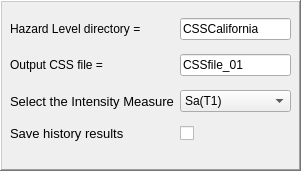
      <widget class="QFrame" name="frame_3">
       <property name="geometry">
        <rect>
         <x>370</x>
         <y>280</y>
         <width>301</width>
         <height>171</height>
        </rect>
       </property>
       <property name="frameShape">
        <enum>QFrame::WinPanel</enum>
       </property>
       <property name="frameShadow">
        <enum>QFrame::Raised</enum>
       </property>
       <widget class="QWidget" name="gridLayoutWidget">
        <property name="geometry">
         <rect>
          <x>10</x>
          <y>10</y>
          <width>281</width>
          <height>141</height>
         </rect>
        </property>
        <layout class="QGridLayout" name="gridLayout_4">
         <item row="1" column="0">
          <widget class="QLabel" name="label_68">
           <property name="font">
            <font>
             <weight>50</weight>
             <italic>false</italic>
             <bold>false</bold>
            </font>
           </property>
           <property name="text">
            <string>Output CSS file =</string>
           </property>
          </widget>
         </item>
         <item row="1" column="1">
          <widget class="QLineEdit" name="OutputCSSFile">
           <property name="text">
            <string>CSSfile_01</string>
           </property>
          </widget>
         </item>
         <item row="2" column="1">
          <widget class="QComboBox" name="comboBoxIM_CSS">
           <property name="font">
            <font>
             <weight>50</weight>
             <italic>false</italic>
             <bold>false</bold>
            </font>
           </property>
           <property name="currentText">
            <string>Sa(T1)</string>
           </property>
           <item>
            <property name="text">
             <string>Sa(T1)</string>
            </property>
           </item>
           <item>
            <property name="text">
             <string>PGA</string>
            </property>
           </item>
          </widget>
         </item>
         <item row="0" column="0">
          <widget class="QLabel" name="label_66">
           <property name="font">
            <font>
             <weight>50</weight>
             <italic>false</italic>
             <bold>false</bold>
            </font>
           </property>
           <property name="text">
            <string>Hazard Level directory =</string>
           </property>
          </widget>
         </item>
         <item row="2" column="0">
          <widget class="QLabel" name="label_67">
           <property name="font">
            <font>
             <pointsize>10</pointsize>
             <weight>50</weight>
             <italic>false</italic>
             <bold>false</bold>
             <underline>false</underline>
            </font>
           </property>
           <property name="text">
            <string>Select the Intensity Measure</string>
           </property>
          </widget>
         </item>
         <item row="0" column="1">
          <widget class="QLineEdit" name="HL_directory">
           <property name="text">
            <string>CSSCalifornia</string>
           </property>
          </widget>
         </item>
         <item row="3" column="1">
          <widget class="QCheckBox" name="checkBoxSaveCSS">
           <property name="text">
            <string/>
           </property>
           <property name="checked">
            <bool>false</bool>
           </property>
          </widget>
         </item>
         <item row="3" column="0">
          <widget class="QLabel" name="label_76">
           <property name="font">
            <font>
             <pointsize>10</pointsize>
             <weight>50</weight>
             <italic>false</italic>
             <bold>false</bold>
             <underline>false</underline>
            </font>
           </property>
           <property name="text">
            <string>Save history results</string>
           </property>
          </widget>
         </item>
        </layout>
       </widget>
      </widget>
